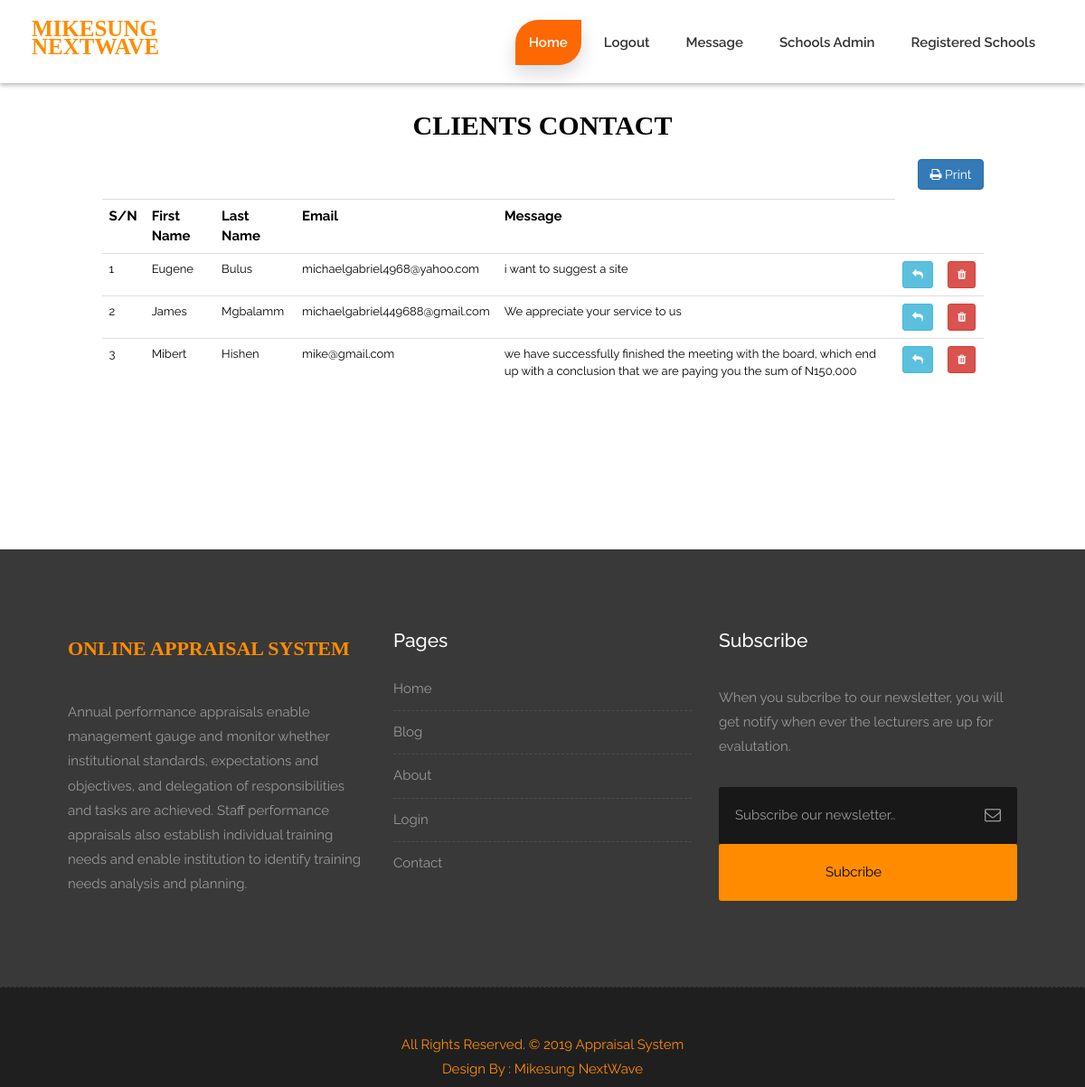
The app's page /view_contact.php with its own data.
### tables this page shows
CREATE TABLE `contact` (
  `id` int(11) NOT NULL,
  `firstName` varchar(100) NOT NULL,
  `lastName` varchar(100) NOT NULL,
  `email` varchar(150) NOT NULL,
  `mobile` varchar(100) NOT NULL,
  `message` text NOT NULL
);

### view_contact.php (the view, shortened to what this page needs)
<?php include ('general_admin_header.php'); ?>
<?php
include 'db_connect.php';
?>
<div class="container-fluid" style="padding-bottom: 160px; padding-top: 20px">
		<div class="col-md-10 col-md-offset-1">
			<form class="form">
				<div class="row">
				 <p class="text-center" style="font-family: Gebriola; font-size: 30px; color: black"><b>CLIENTS CONTACT</b></p>
				 <div class="text-right">
		 		<td><a href="#" class='btn btn-primary' onclick="javascript:window.print()" /><i class='fa fa-print'></i> Print</a></td>
		 		</div>
		 		<table class="table" style="font-size: 13px">
		 				<tr>
		 					<th style="font-size: 15px">S/N</th>
		 					<th style="font-size: 15px">First Name</th>
		 					<th style="font-size: 15px">Last Name</th>
		 					<th style="font-size: 15px">Email</th>
		 					<th style="font-size: 15px">Message</th>
		 				</tr>
		 				<?php
		 					$sql="SELECT * FROM contact";
		 				$query = mysqli_query($conn, $sql) or die(mysqli_error($conn));
		 				while ($row = mysqli_fetch_assoc($query)) {
		 				?>
		 				<tr>
		 					<td><?php echo $row['id'] ; ?></td>
		 					<td><?php echo $row['firstName']; ?></td>
		 					<td><?php echo $row['lastName']; ?></td>
		 					<td><?php echo $row['email']; ?></td>
		 					<td><?php echo $row['message']; ?></td>
		 					<td><a href="reply_contact.php?id=<?php echo $row['id'];?>" class='btn btn-sm btn-info'><i class='fa fa-reply'></i></a></td>
		 					<td><a href="#" class='btn btn-sm btn-danger'><i class='fa fa-trash'></i></a></td>
		 				</tr>
		 		<?php
		 			}
		 		?>
 			</table>
		 </div>
	  </form>
 	</div>
</div>
    <?php include 'footer.php' ?>
</body>
</html>

### style.css (style rules this page uses)
body { color: #999; font-size: 15px; font-family: 'Raleway', sans-serif; line-height: 1.80857; }
a { color: #1f1f1f; text-decoration: none !important; outline: none !important; -webkit-transition: all .3s ease-in-out; -moz-transition: all .3s ease-in-out; -ms-transition: all .3s ease-in-out; -o-transition: all .3s ease-in-out; transition: all .3s ease-in-out; }
a { color: #1f1f1f; text-decoration: none; outline: none; }
a, .btn { text-decoration: none !important; outline: none !important; -webkit-transition: all .3s ease-in-out; -moz-transition: all .3s ease-in-out; -ms-transition: all .3s ease-in-out; -o-transition: all .3s ease-in-out; transition: all .3s ease-in-out; }
:root { --pricingTable-yellow: #fd6802; --pricingTable-purple: #fd6802; --pricingTable-blue: #fd6802; }

### css/responsive.css (style rules this page uses)
@media (max-width: 1200px) { .container-fluid { width: 100%; padding: 0 15px; } }

### view_contact.php (style rules this page uses)
table,th,td { color: black; }

### records on screen
contact: id "1", firstName "Eugene", lastName "Bulus", email "michaelgabriel4968@yahoo.com", message "i want to suggest a site"
contact: id "2", firstName "James", lastName "Mgbalamm", email "michaelgabriel449688@gmail.com", message "We appreciate your service to us"
contact: id "3", firstName "Mibert", lastName "Hishen", email "mike@gmail.com", message "we have successfully finished the meeting with the board, which end up with a conclusion that we are paying you the sum of N150,000"
